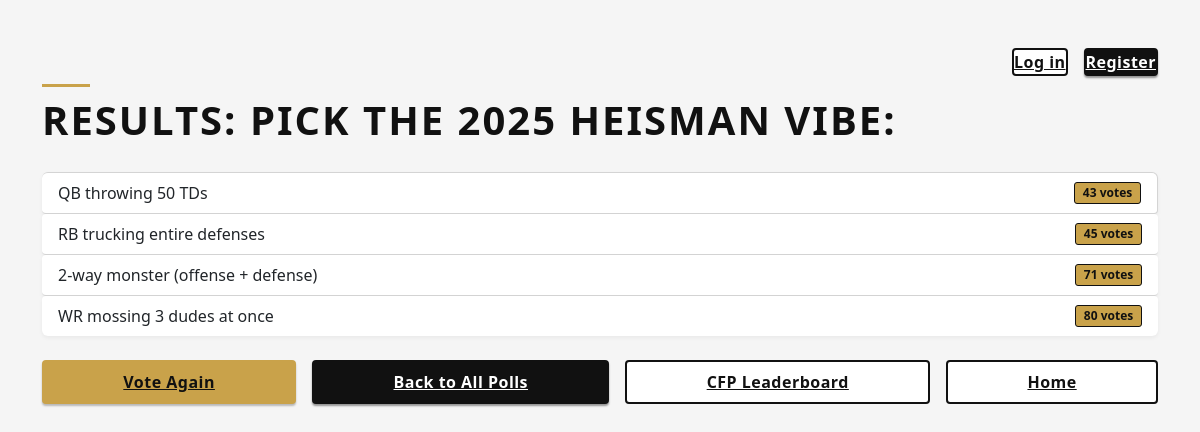
Page /polls/polls/5/results/ on the earlier database version.
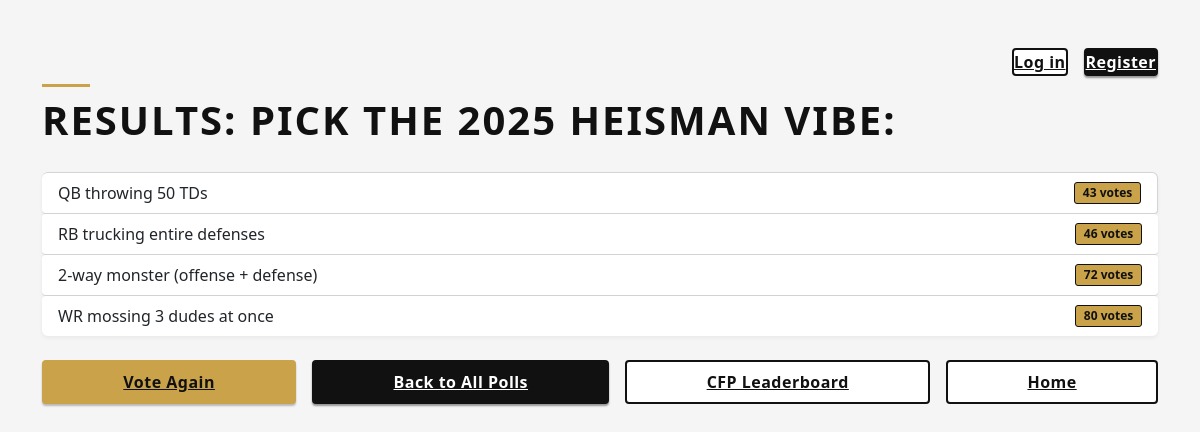
Same page on the later database version.
### polls/models.py (models this page shows, shortened)
class Question(models.Model):
    question_text = models.CharField("question text", max_length=200)
    pub_date = models.DateTimeField("date published")
    def was_published_recently(self):
        """
        Returns True if the question was published within the last day.
        Used in admin list display.
        """
        now = timezone.now()
        return now - datetime.timedelta(days=1) <= self.pub_date <= now
    was_published_recently.admin_order_field = "pub_date"
    was_published_recently.boolean = True
    was_published_recently.short_description = "Published recently?"

class Choice(models.Model):
    question = models.ForeignKey(Question, on_delete=models.CASCADE)
    choice_text = models.CharField("choice text", max_length=200)
    votes = models.IntegerField(default=0)

### polls/views.py (the view)
# urls.py: path("polls/<int:pk>/results/", views.ResultsView.as_view(), name="results"),
class ResultsView(generic.DetailView):
    model = Question
    template_name = "polls/results.html"

### polls/templates/polls/results.html (shortened to what this page needs)
{% extends "polls/base.html" %}
{% block content %}
<h1 class="page-title">Results: {{ question.question_text }}</h1>
<ul class="list-group results-list mb-4">
  {% for choice in question.choice_set.all %}
    <li class="list-group-item d-flex justify-content-between align-items-center">
      <span>{{ choice.choice_text }}</span>
      <span class="badge text-bg-primary">{{ choice.votes }} votes</span>
    </li>
  {% endfor %}
</ul>
<div class="d-flex flex-column flex-md-row gap-3">
  <a
    class="btn-cfp-gold flex-fill text-center py-2"
    href="{% url 'polls:detail' question.id %}"
  >
    Vote Again
  </a>
  <a
    class="btn-cfp-dark flex-fill text-center py-2"
    href="{% url 'polls:index' %}"
  >
    Back to All Polls
  </a>
  <a
    class="btn-cfp-outline flex-fill text-center py-2"
    href="{% url 'polls:cfp_results' %}"
  >
    CFP Leaderboard
  </a>
  <a
    class="btn-cfp-outline flex-fill text-center py-2"
    href="{% url 'polls:home' %}"
  >
    Home
  </a>
</div>
{% endblock %}

### polls/templates/polls/base.html (shortened to what this page needs)
{% load static %}
<!DOCTYPE html>
<html lang="en">
  <head>
    <link
      href="https://cdn.jsdelivr.net/npm/bootstrap@5.3.3/dist/css/bootstrap.min.css"
      rel="stylesheet"
    >
    <link rel="stylesheet" href="{% static 'polls/style.css' %}">
  </head>
  <body class="container py-5">
  <div class="d-flex gap-3 justify-content-end mb-3">
      {% if user.is_authenticated %}
        <span class="small">Hi, {{ user.username }}!</span>
        <a class="btn-cfp-outline btn-sm" href="{% url 'logout' %}">Log out</a>
      {% else %}
        <a class="btn-cfp-outline btn-sm" href="{% url 'login' %}">Log in</a>
        <a class="btn-cfp-dark btn-sm" href="{% url 'register' %}">Register</a>
      {% endif %}
  </div>
    {% block content %}{% endblock %}
  </body>
</html>

### polls/static/polls/style.css (style rules this page uses)
body { background-color: #f5f5f5; color: #1a1a1a; font-family: system-ui, -apple-system, BlinkMacSystemFont, "Segoe UI", Roboto, "Helvetica Neue", Arial, sans-serif; line-height: 1.5; }
h1, h2, h3, h4, h5 { font-weight: 700; color: #111111; letter-spacing: 0.03em; }
.page-title { position: relative; display: inline-block; padding-top: 0.25rem; padding-bottom: 0.25rem; margin-bottom: 1.5rem; font-weight: 700; color: #111; text-transform: uppercase; letter-spacing: 0.05em; }
.page-title::before { content: ""; position: absolute; left: 0; top: -0.5rem; width: 3rem; height: 3px; background-color: #C9A24A; }
.card, .list-group-item, .result-card, .vote-card { background-color: #ffffff; border: 1px solid #d4d4d4; border-radius: 4px; box-shadow: 0 2px 4px rgba(0,0,0,0.05); }
.list-group-item { display: flex; justify-content: space-between; align-items: flex-start; border-left: 4px solid transparent; transition: all 0.15s ease-in-out; }
.badge.text-bg-primary, .badge.bg-primary, .badge-primary { background-color: #C9A24A !important; border: 1px solid #111 !important; color: #111 !important; font-weight: 700; border-radius: 3px !important; min-width: 4rem; text-align: center; }
.btn-cfp-gold { background-color: #C9A24A; border: 2px solid #C9A24A; color: #111111; font-weight: 700; text-transform: none; letter-spacing: 0.03em; border-radius: 4px; box-shadow: 0 2px 2px rgba(0,0,0,0.25); }
.btn-cfp-dark { background-color: #111111; border: 2px solid #111111; color: #ffffff; font-weight: 600; border-radius: 4px; letter-spacing: 0.03em; box-shadow: 0 2px 2px rgba(0,0,0,0.4); }
.btn-cfp-outline { background-color: #ffffff; border: 2px solid #111111; color: #111111; font-weight: 600; border-radius: 4px; letter-spacing: 0.03em; }
.results-list .list-group-item { border-left: none; background-color: #fff; }
.results-list .list-group-item + .list-group-item { border-top: 0; border-left: 0; border-right: 0; border-bottom: 1px solid #d4d4d4; }
.results-list .list-group-item:last-child { border-bottom: 0; }

Differences in the rows shown:
changed Choice "RB trucking entire defenses": votes "45" → "46"
changed Choice "2-way monster (offense + defense)": votes "71" → "72"
